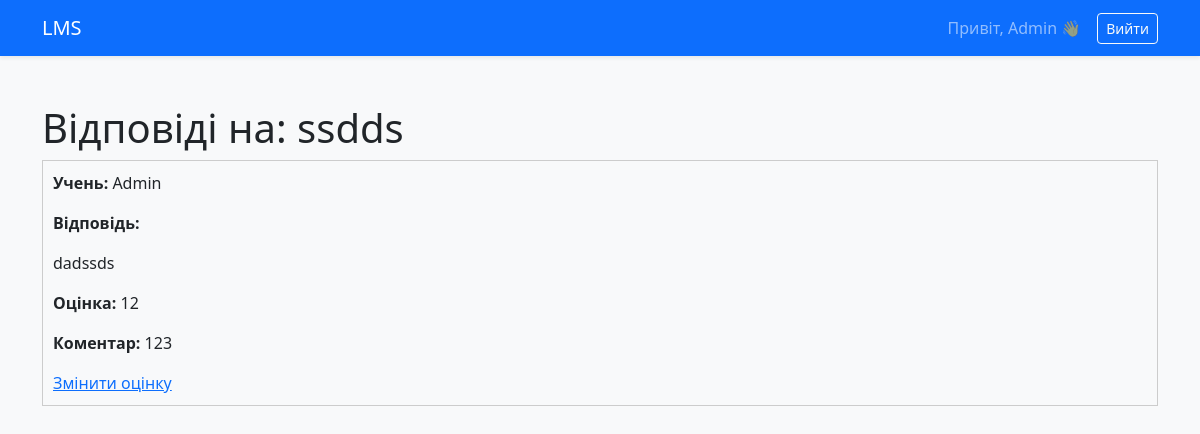
The page /assignment/8/submissions/ (signed in) on the database as committed earlier.
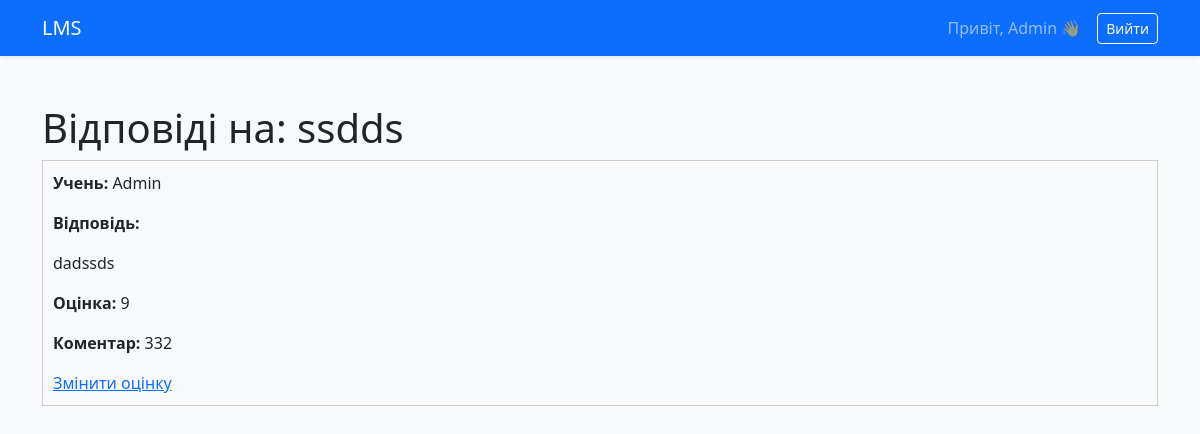
The same page on the database as committed later.
### lms/models.py (models this page shows)
class Submission(models.Model):
    assignment = models.ForeignKey(Assignment, on_delete=models.CASCADE)
    student = models.ForeignKey(User, on_delete=models.CASCADE)
    answer = models.TextField()
    submitted_at = models.DateTimeField(auto_now_add=True)
    class Meta:
        unique_together = ('assignment', 'student')

class Grade(models.Model):
    submission = models.OneToOneField(Submission, on_delete=models.CASCADE)
    score = models.IntegerField()
    feedback = models.TextField(blank=True)

### lms/views.py (the view)
@login_required
@teacher_required
def assignment_submissions(request, assignment_id):
    assignment = get_object_or_404(Assignment, id=assignment_id)
    submissions = Submission.objects.filter(assignment=assignment)
    return render(request, 'lms/assignment_submissions.html', {
        'assignment': assignment,
        'submissions': submissions
    })

### lms/views.py (called while the page is built)
def teacher_required(view_func):
    @wraps(view_func)
    def _wrapped_view(request, *args, **kwargs):
        if request.user.is_authenticated:
            if not hasattr(request.user, 'profile'):
                Profile.objects.create(user=request.user, role='student')
            if request.user.profile.role in ['teacher', 'admin'] or request.user.is_superuser:
                return view_func(request, *args, **kwargs)
        return HttpResponseForbidden("Доступ заборонено: потрібен викладач")
    return _wrapped_view

### lms/templates/lms/assignment_submissions.html (shortened to what this page needs)
{% extends "base.html" %}
{% block content %}
<h1>Відповіді на: {{ assignment.title }}</h1>
{% for submission in submissions %}
  <div style="border:1px solid #ccc; padding:10px; margin-bottom:10px;">
    <p><strong>Учень:</strong> {{ submission.student.username }}</p>
    <p><strong>Відповідь:</strong></p>
    <p>{{ submission.answer }}</p>
    {% if submission.grade %}
      <p><strong>Оцінка:</strong> {{ submission.grade.score }}</p>
      <p><strong>Коментар:</strong> {{ submission.grade.feedback }}</p>
      <a href="{% url 'grade_submission' submission.id %}">
        Змінити оцінку
      </a>
    {% else %}
      <a href="{% url 'grade_submission' submission.id %}">
        Оцінити
      </a>
    {% endif %}
  </div>
{% empty %}
  <p>Ще ніхто не здав завдання</p>
{% endfor %}
{% endblock %}

Rows that differ between the two databases and show on the page:
changed through a linked row, Submission "dadssds": grade.score "12" → "9"; grade.feedback "123" → "332"
